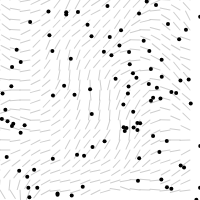
Frame 1 (no input)
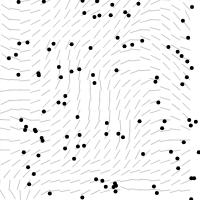
Frame 60 (no input)
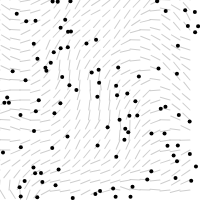
Frame 120 (the mouse pressed at the canvas centre since frame 60)

The p5.js sketch that drew these frames (run headless with seeded random() and noise() and a simulated clock; from frame 60 on, the mouse is pressed at the canvas centre):

// p5.js sketch
// ── sketch.js
 
// let xoff1 = 0;
// let xoff2 = 10000;
// let yoff = 0;

/// start 19 mins 
let inc = 0.1; 
let scl = 10;
let cols , rows ;
let zoff = 0;

let fr;

let particles = [];



function setup () {
    createCanvas(200,200)
    cols = floor(width / scl);
    rows = floor(height / scl); 
    fr = createP();

    for(let i = 0 ; i < 100 ; i++){
        particles[i] = new Particle()
    }
}


function draw () { 
    background(255);
    let yoff = 0;
    for (let y = 0 ; y < rows ; y ++){
        let xoff = 0;
        for (let x = 0 ; x < cols ; x ++){
            let index = (x + y * width) * 4;
            let angle = noise(xoff,yoff,zoff)*TWO_PI;  
            let v = p5.Vector.fromAngle(angle);
            xoff += inc;
            stroke(0,50);
            push();
            translate(x*scl,y*scl);
            rotate(v.heading());
            strokeWeight(1);
            line(0,0,scl,0);
            pop(0,0,scl,0);
 
        } 
        yoff += inc;
        //zoff += 0.001;
    } 
 
    for(let i = 0 ; i < particles.length ; i++){
        particles[i].update();
        particles[i].show();
        particles[i].edges();
    }

    fr.html(floor(frameRate()))
      
}




// ── particle.js


function Particle () {
    this.pos = createVector(random(width),random(height));
    this.vel = p5.Vector.random2D();
    this.acc = createVector(0,0);

    this.update = function () {
        this.vel.add(this.acc);
        this.pos.add(this.vel);
        this.acc.mult(0); 
    }

    this.applyForce = function (force) {
      this.acc.add(force);
    }

    this.show = function () {
        stroke(0);
        strokeWeight(4);
        point(this.pos.x,this.pos.y);
    }


    this.edges = function () {
        if(this.pos.x > width) this.pos.x = 0;
        if(this.pos.x < 0) this.pos.x = width;
        if(this.pos.y > height) this.pos.y = 0;
        if(this.pos.y <0) this.pos.y = height;
    }



}
